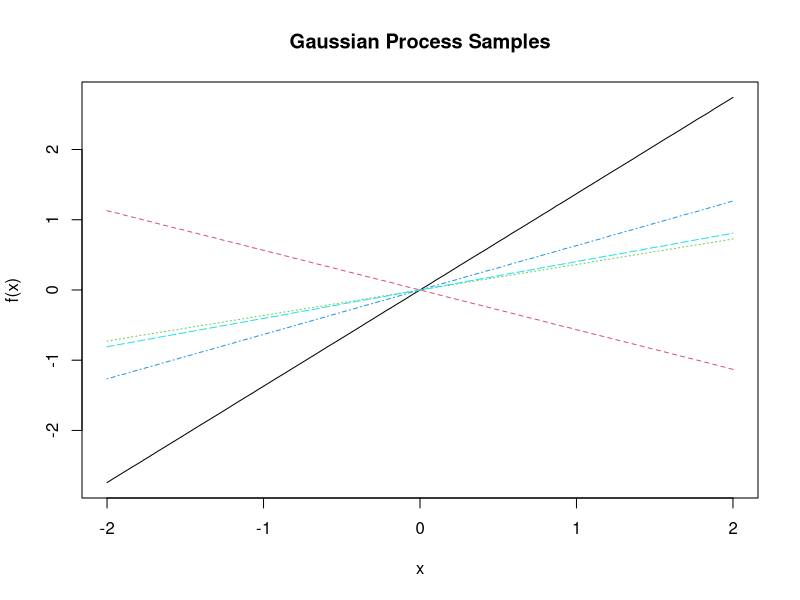

Write R code to recreate this figure.
# Load required library
library(MASS) # For mvrnorm

# Define the polynomial kernel function
polynomial_kernel <- function(x1, x2, degree = 2, coef0 = 1, scale = 1) {
  return((scale * (x1 %*% t(x2)) + coef0)^degree)
}

# Function to sample from a Gaussian process
sample_gaussian_process <- function(n_samples, x_range, n_points, degree = 2, coef0 = 1, scale = 1, noise = 1e-6) {
  # Generate feature points
  x <- seq(x_range[1], x_range[2], length.out = n_points)
  
  # Compute the covariance matrix using the polynomial kernel
  K <- polynomial_kernel(as.matrix(x), as.matrix(x), degree, coef0, scale)
  
  # Add a small noise term to the diagonal for numerical stability
  K <- K + diag(noise, n_points)
  
  # Sample from the Gaussian process
  samples <- mvrnorm(n_samples, mu = rep(0, n_points), Sigma = K)
  
  # Return the samples and x values
  list(x = x, samples = samples)
}

# Example usage
set.seed(42)
n_samples <- 5
x_range <- c(-2, 2)
n_points <- 100
degree <- 1
coef0 <- 0
scale <- 1

result <- sample_gaussian_process(n_samples, x_range, n_points, degree, coef0, scale)

# Plot the sampled functions
plot(result$x, result$samples[1, ], type = "l", ylim = range(result$samples),
     xlab = "x", ylab = "f(x)", main = "Gaussian Process Samples", col = 1, lty = 1)
for (i in 2:n_samples) {
  lines(result$x, result$samples[i, ], col = i, lty = i)
}
